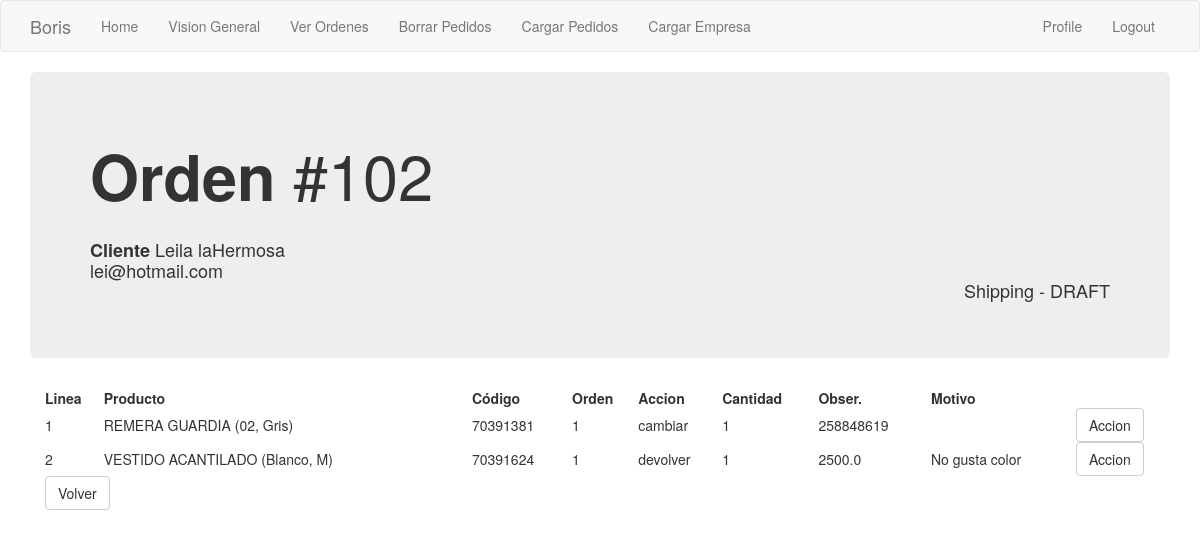
The page /orden/1 (signed in) on the database as committed earlier.
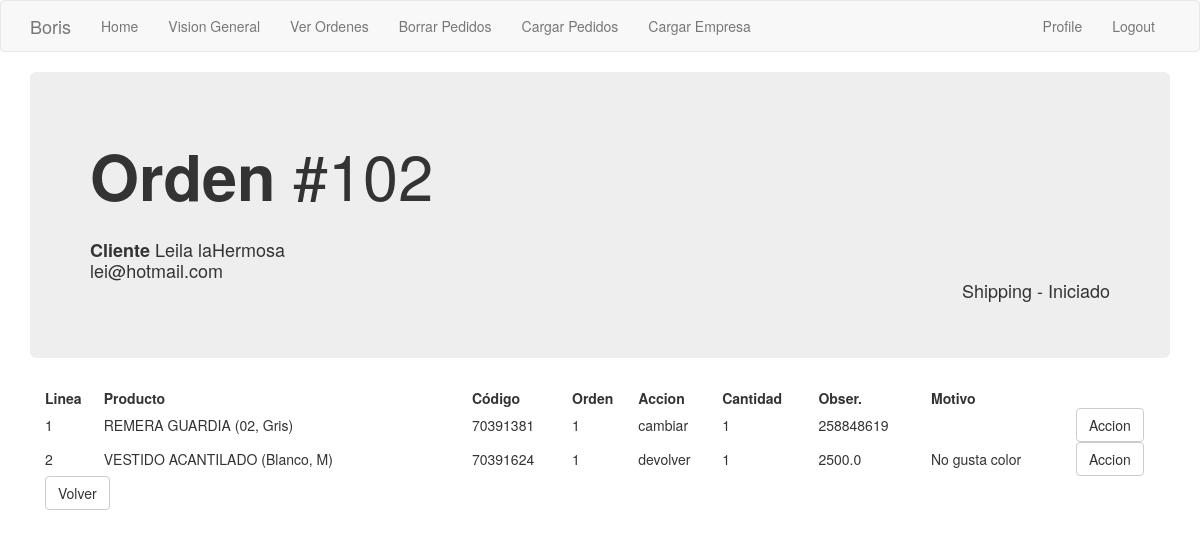
The same page on the database as committed later.
### app/models.py (models this page shows, shortened)
class Order_header(db.Model):
    id = db.Column(db.Integer, primary_key=True)
    order_number = db.Column(db.Integer, index=True)
    order_id_anterior = db.Column(db.Integer)
    creation_date = db.Column(db.String(35), index=True)
    payment_method = db.Column(db.String(10))
    payment_card = db.Column(db.String(10))
    courier = db.Column(db.String(64))
    status = db.Column(db.String(15))
    sub_status = db.Column(db.String(15))
    customer_address = db.Column(db.String(64))
    customer_number = db.Column(db.String(10))
    customer_floor = db.Column(db.String(10))
    customer_zipcode = db.Column(db.String(8))
    customer_locality = db.Column(db.String(64))
    customer_city = db.Column(db.String(64))
    customer_province = db.Column(db.String(64))
    customer_country = db.Column(db.String(64))
    detalle = db.relationship('Order_detail', backref='productos', lazy='dynamic')
    customer_id = db.Column(db.Integer, db.ForeignKey('customer.id'))
    store = db.Column(db.Integer, db.ForeignKey('company.store_id'))

### app/main/routes.py (the view)
@bp.route('/orden/<orden_id>')
@login_required
def orden(orden_id):
    orden = Order_header.query.filter_by(id=orden_id).first()
    orden_linea = Order_detail.query.filter_by(order=orden_id).all()
    return render_template('orden.html', orden=orden, orden_linea=orden_linea, customer=orden.buyer)

### app/main/routes.py (called while the page is built)
@bp.before_app_request
def before_request():
    if current_user.is_authenticated:
        current_user.last_seen = datetime.utcnow()
        db.session.commit()

### app/models.py (called while the page is built)
@login.user_loader
def load_user(id):
    return User.query.get(int(id))

### app/templates/orden.html
{% extends "base.html" %}
{% block app_content %}
    <div class='jumbotron'>
        <h1>
            <strong>Orden </strong>#{{orden.order_number}}
        </h1>
        <h4>
            <br> <strong> Cliente </strong>{{customer.name}}
            <br>         {{customer.email}}
            <div class="text-right"> {{orden.status}} - {{orden.sub_status}} </div>
        </h4>
    </div>
    <div class='container'>
        <table style="width:100%">
            <tr>
                <th>Linea</th>
                <th>Producto</th>
                <th>Código</th>
                <th>Orden</th>
                <th>Accion</th>
                <th>Cantidad</th>
                <th>Obser.</th>
                <th>Motivo</th>
                <th></th>
            </tr>
            {% for i in orden_linea %}
            <tr>
                <td>{{i['line_number']}}</td>
                <td>{{i['name']}}</td>
                <td>{{i['prod_id']}}</td>
                <td>{{i['order']}}</td>
                <td>{{i['accion']}}</td>
                <td>{{i['accion_cantidad']}}</td>
                <td>
                {% if i['accion'] == 'cambiar' %}
                    {{i['accion_cambiar_por']}}
                {% else %}
                    {{i['monto_a_devolver']}}
                {% endif %}
                </td>
                <td>{{i['motivo']}}</td>
                <td><a href="{ url_for('main.gestionar_ordenes', orden_id = orden.id}">
                    <button class="btn btn-default"> Accion </button></td>
            </tr>
            {% endfor %}
        </table>
        <td>
            <a href="{{ url_for('main.ver_ordenes', estado = orden.status ) }}">
            <button class="btn btn-default"> Volver </button></a>
        </td>
    </div>
{% endblock %}

Rows that differ between the two databases and show on the page:
changed Order_header "Shipping": sub_status "DRAFT" → "Iniciado"
